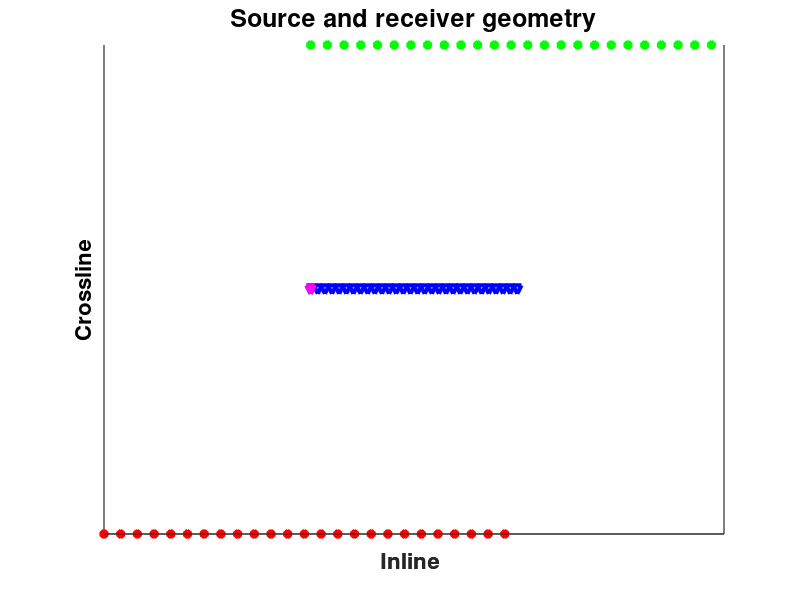
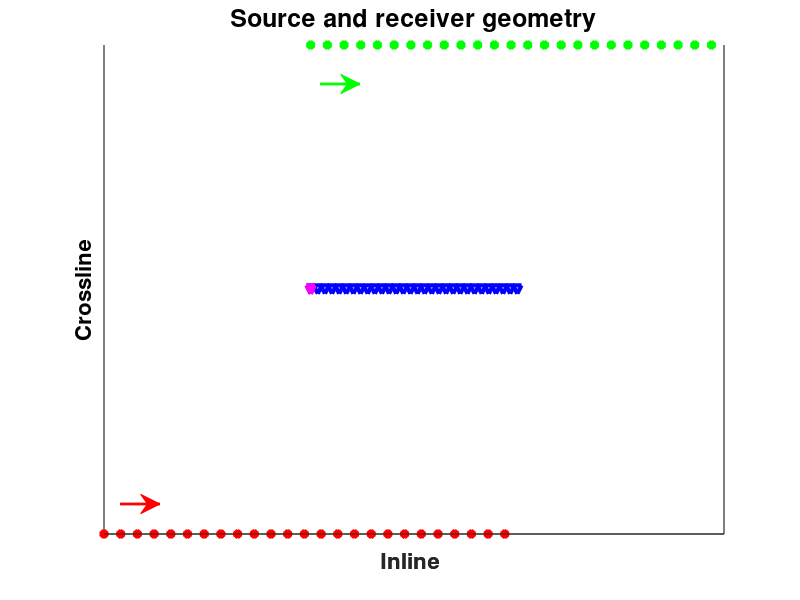

Recreate these plots in MATLAB, in order.
%% Reproducible script for Figure 5

gx_real=linspace(2.5,5,30);
gy_real=2.5*ones(size(gx_real));

sx_real=linspace(0,5,100);nn=length(sx_real)/2;
sx2_real=linspace(2.5,7.5,100);nn2=length(sx2_real)/2;
sy_real=[0*ones(1,nn),0*ones(1,nn)];
sy2_real=[5*ones(1,nn2),5*ones(1,nn2)];
figure;
title('Source and receiver geometry' ,'FontSize', 18, 'fontweight', 'b')
hold on
% line(gx_real-11500,gy_real,'color','b','linewidth',3,'linestyle','none','marker','v');
plot(gx_real,gy_real,'color','b','linewidth',3,'linestyle','none','marker','v');
plot(gx_real(1),gy_real(1),'color','m','linewidth',3,'linestyle','none','marker','v');

sx=sx_real(1:4:end);sy=sy_real(1:4:end);
sx2=sx2_real(1:4:end);sy2=sy2_real(1:4:end);
line(sx,sy,'color','r','linewidth',4,'linestyle','none','marker','*')
line(sx2,sy2,'color','g','linewidth',4,'linestyle','none','marker','*')

%% add second y and x axis
[hAx, hP1,hP2 ]=plotyy(zeros(1,10),zeros(1,10),...
                       zeros(1,10),zeros(1,10));
axes(hAx(1));
set(gca,'XTick',zeros(1,0),'YColor','k','YTick',zeros(1,0))
ylim([min(sy_real) max(sy2_real)])
xlim([min(sx_real) max(sx2_real)])
xlabel('Inline ','FontSize', 16, 'fontweight', 'b')
ylabel('Crossline','FontSize', 16, 'fontweight', 'b')

axes(hAx(2));
set(gca,'XTick',zeros(1,0),'YColor','k','YTick',zeros(1,0))
ylim([min(sy_real) max(sy2_real)])
xlim([min(sx_real) max(sx2_real)])
xlabel('Inline ','FontSize', 16, 'fontweight', 'b')

print(gcf,'-depsc','-r300','fig_geom.eps');
%% adding arrows
h1=annotation('arrow',[0.15,0.2],[0.16 0.16],'Linewidth',2,'color','r') %[begx,endx],[begy,endy]
h2=annotation('arrow',[0.4,0.45],[0.86 0.86],'Linewidth',2,'color','g') %[begx,endx],[begy,endy]

print (gcf, '-depsc', '-r300','fig5.eps');
